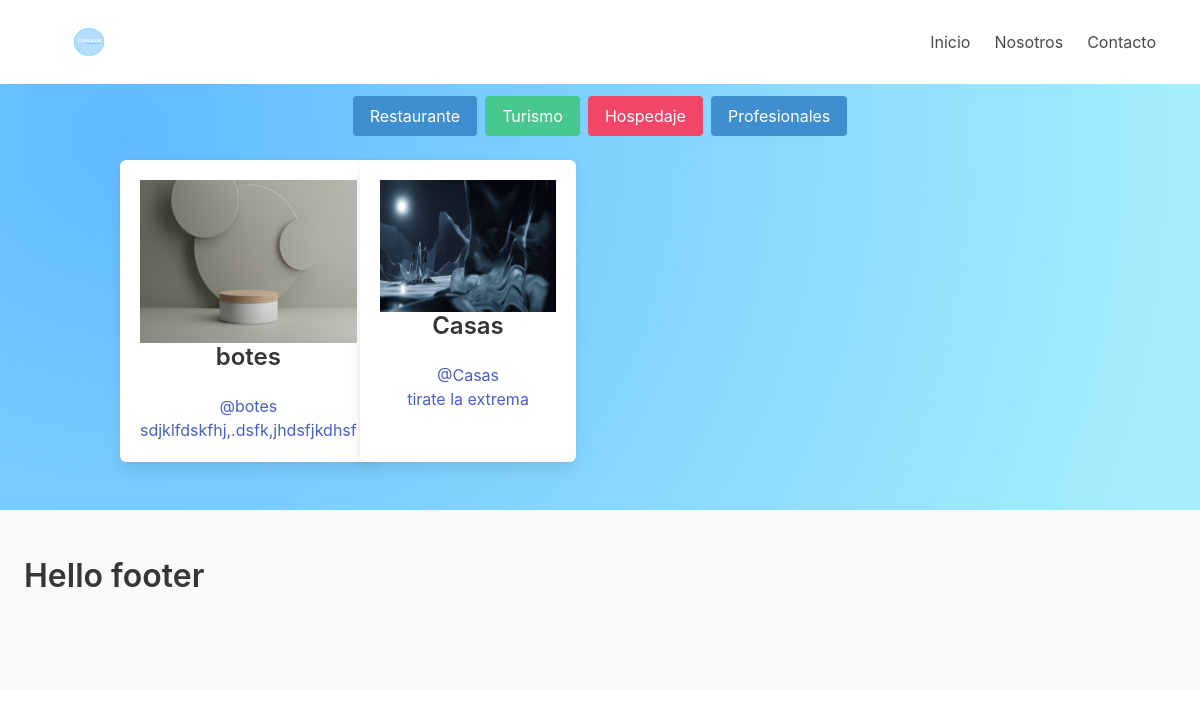
Screenshot of /categoria/2 with the database file from the repository.
### core/models.py (models this page shows, shortened)
class Category(models.Model):
    name = models.CharField(max_length=255)
    category_slug = models.SlugField(max_length=69, unique=True)
    def get_absolute_url(self):
        return reverse("list", args=[self.id])

class Negocio(models.Model):
    title = models.CharField(max_length=255)
    negocio_slug = models.SlugField(max_length=255, unique=True)
    category = models.ForeignKey(Category, related_name="negocios", on_delete=models.CASCADE)
    image = models.ImageField(upload_to ='uploads/', blank=True, null=True)
    description = models.TextField()

### core/views.py (the view)
# urls.py: path('categoria/<int:category_id>', views.list, name="list"),
def list(request, category_id):
    categories = Category.objects.all()
    category = get_object_or_404(Category, pk=category_id)
    context = {
        'category': category,
        'negocio': Negocio.objects.filter(category_id=category_id),
        'categories': categories
    }
    return render(request, 'list.html', context)

### core/templates/list.html (shortened to what this page needs)
{% extends 'base.html' %}
{% load widget_tweaks %}
{% block content %}
    <section class="section">
        <div class="buttons is-centered is-desktop">
            {% for c in categories %}
            <a href="{{ c.get_absolute_url }}"class="button {% cycle 'is-info' 'is-success' 'is-danger' %}">{{ c.name }}</a>
            {% endfor %}
        </div>
        <div class="container">
            <div class="tile is-ancestor">
              {% for obj in negocio %}
              <div class="tile is-parent is-3">
                <div class="tile is-child box">
                    <a href="{% url 'detail' obj.negocio_slug %}">
                  <figure class="image is-4by3">
                    <img src="{{ obj.image.url }}">
                  </figure>
                  <p class="title has-text-centered is-4">{{ obj.title }}</p>
                  <p class="sub-title has-text-centered">@{{ obj.title }}</p>
                  <p class="content has-text-centered">{{ obj.description}}</p>
                </a>
                </div>
              </div>
              {% endfor %}
            </div>
        </div>
    </section>
{% endblock %}

### static/css/main.css (style rules this page uses)
body { background-image: radial-gradient( circle farthest-corner at 10% 20%, rgba(97,186,255,1) 0%, rgba(166,239,253,1) 90.1% ); }
.is-ancestor { width: 100%; display: flex; flex-wrap: wrap; }

### rows the page displays
Category: name "Restaurante"
Category: name "Turismo"
Category: name "Hospedaje"
Category: name "Profesionales"
Negocio: image (picture), title "botes", description "sdjklfdskfhj,.dsfk,jhdsfjkdhsf"
Negocio: image (picture), title "Casas", description "tirate la extrema"
